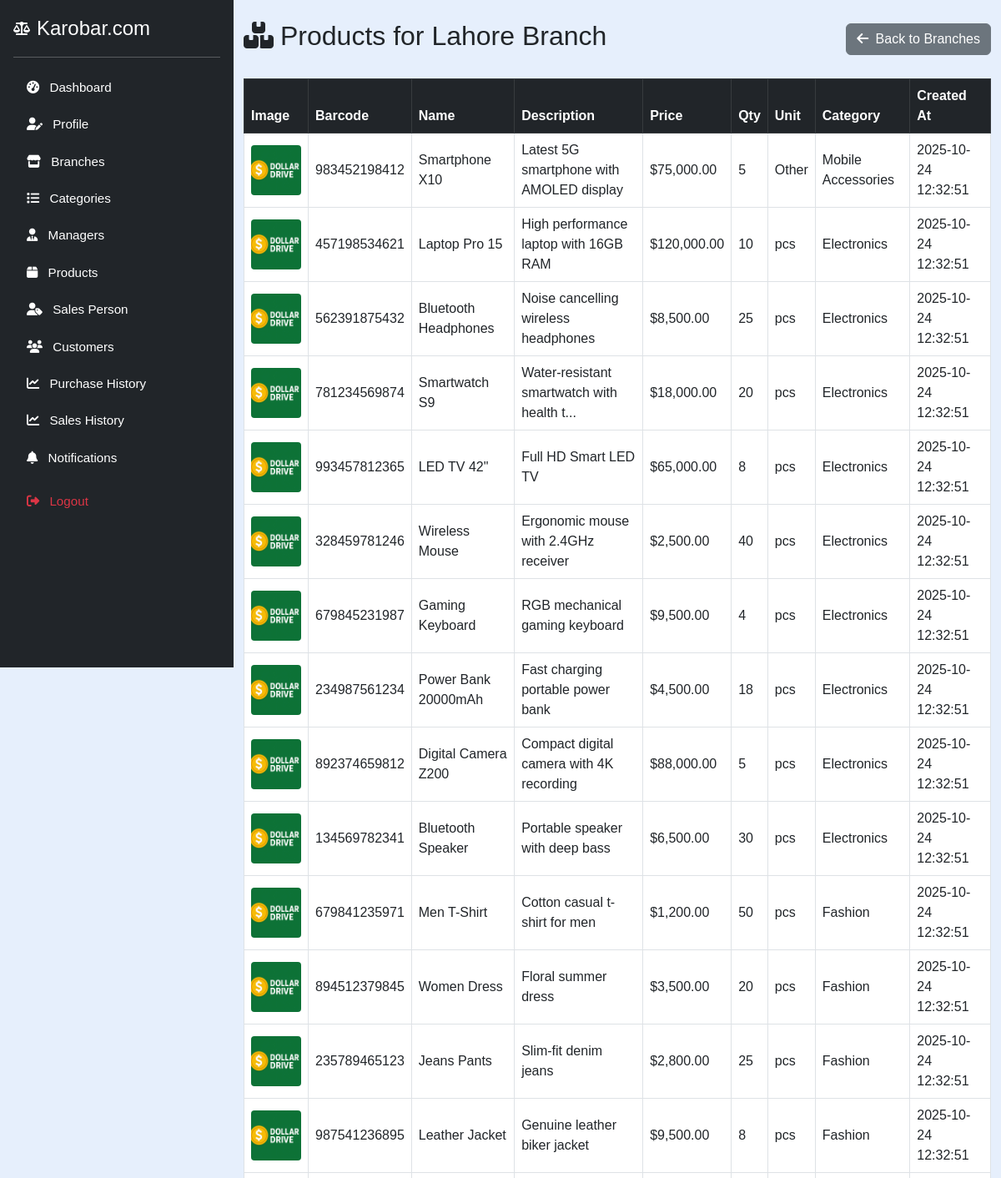
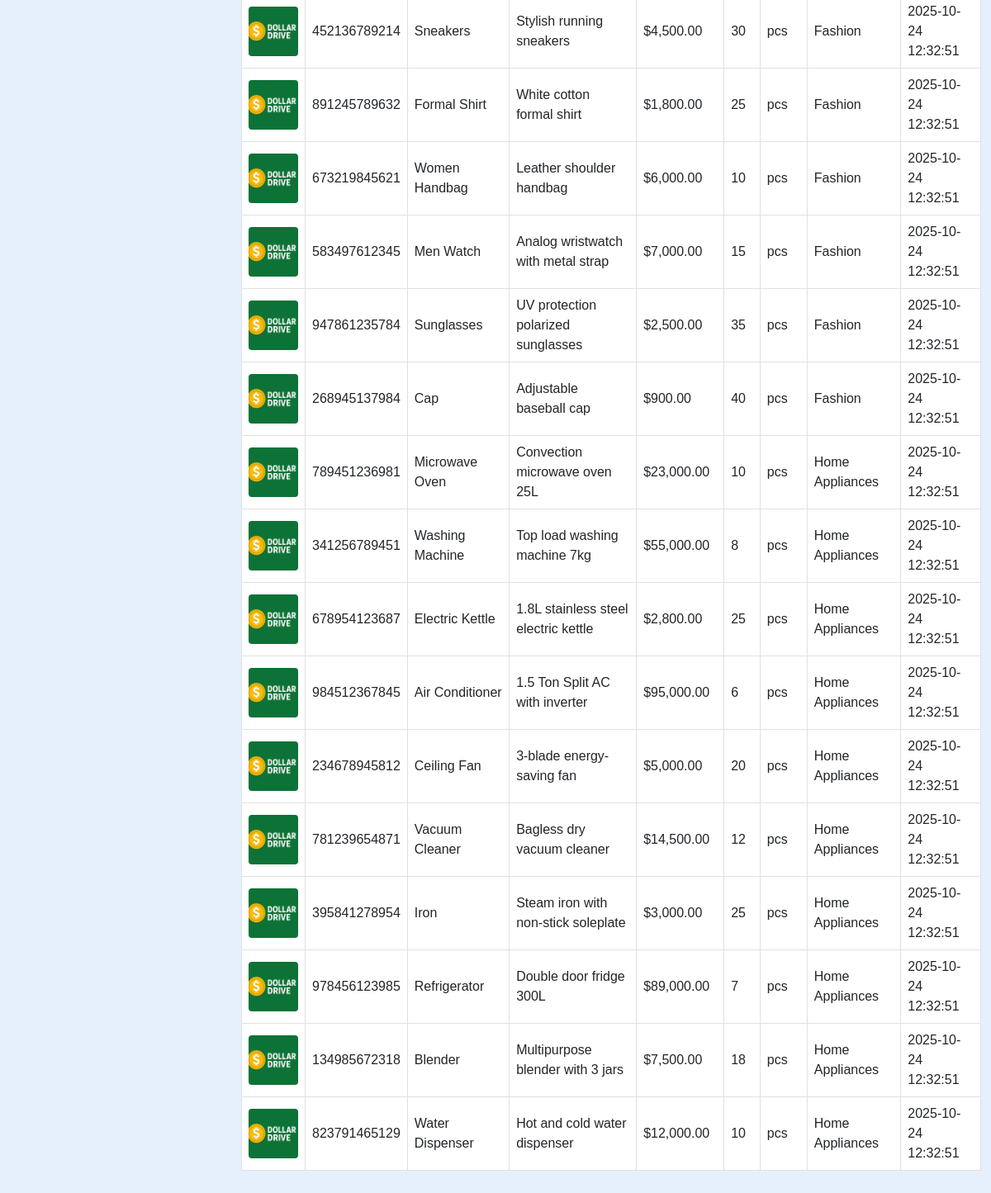
Page /owner/branch_products.php?branch_id=1 (signed in) on the earlier database version (2 pictures, top to bottom).
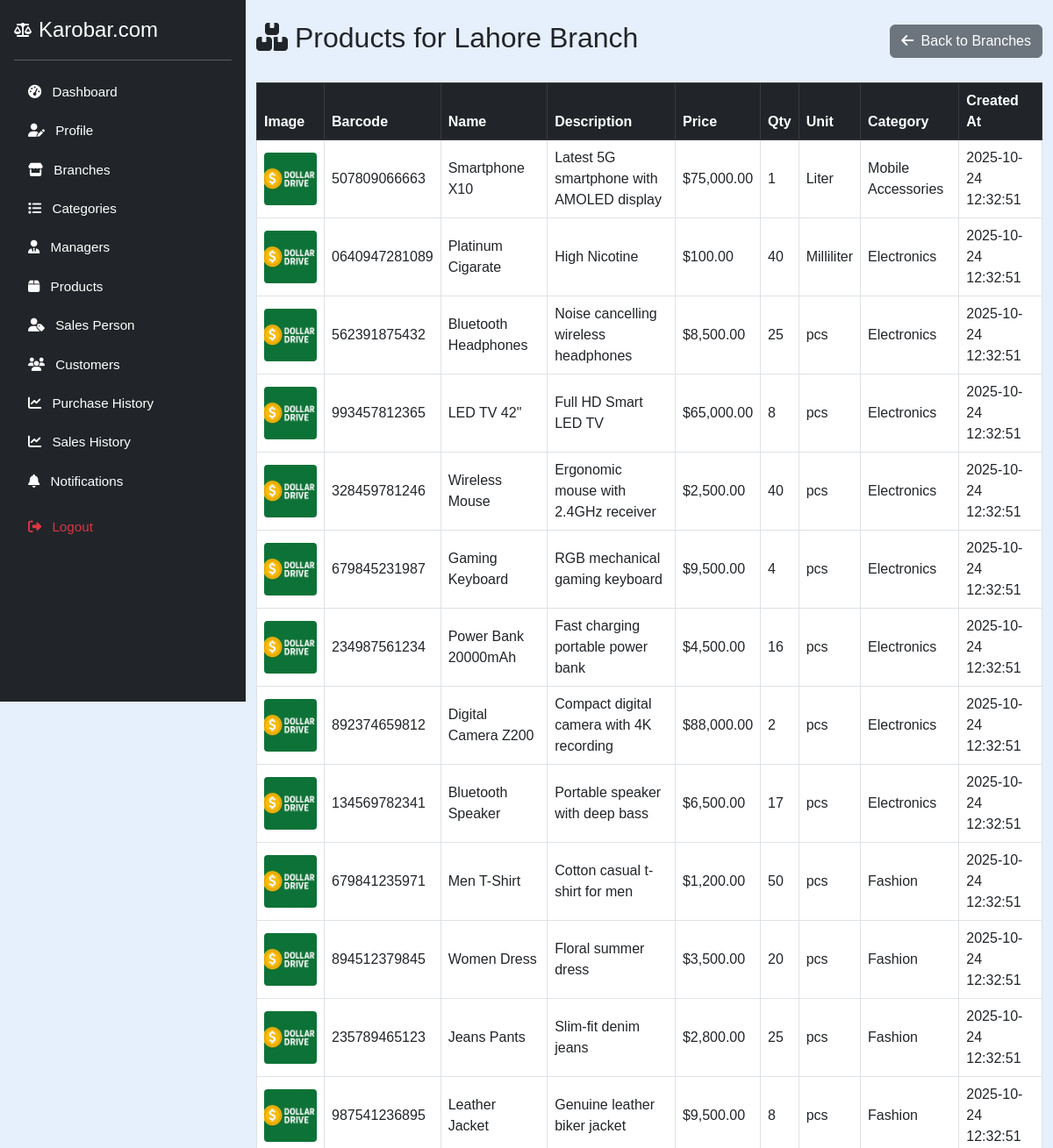
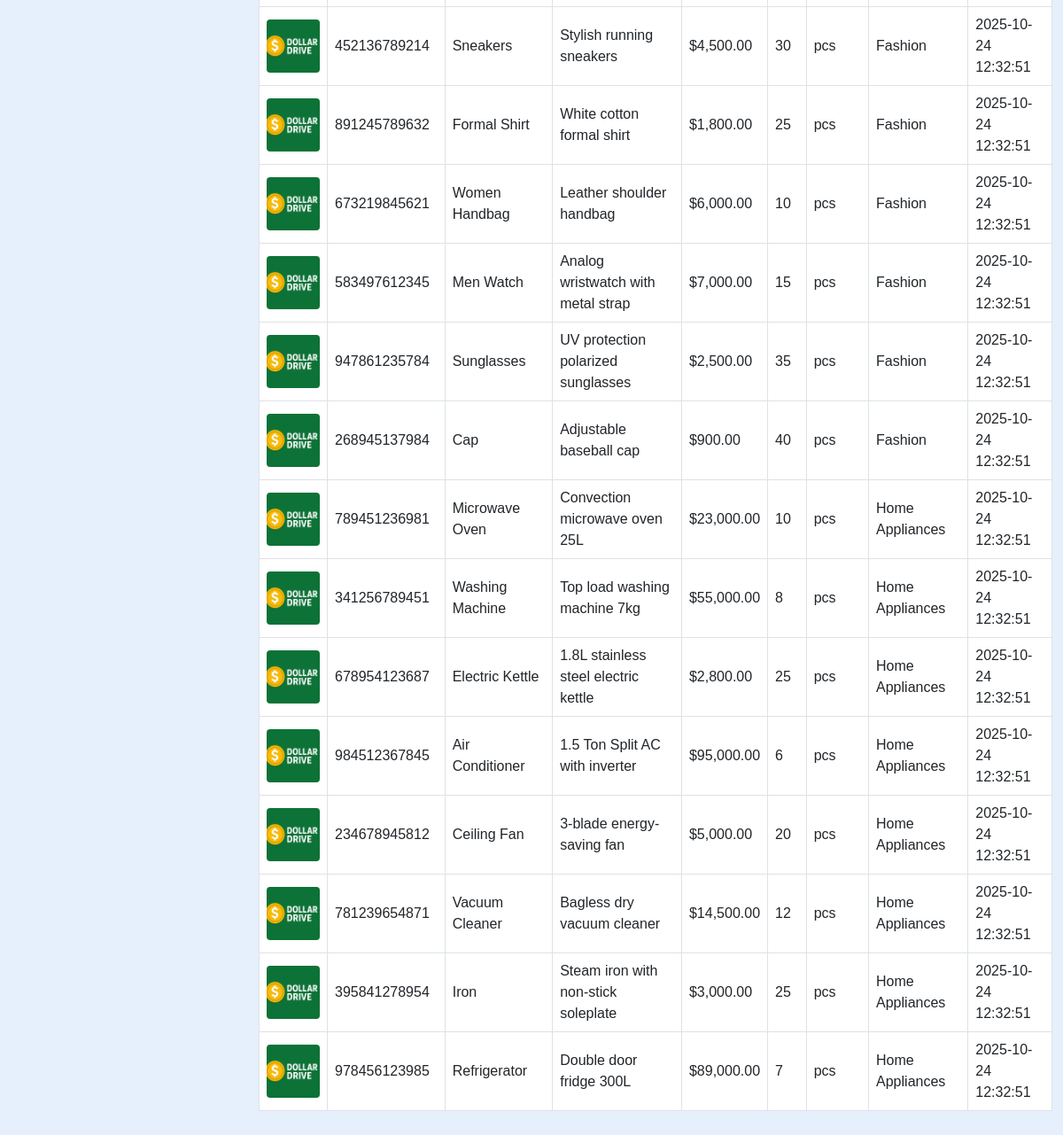
Same page on the later database version (2 pictures, top to bottom).
### tables this page shows
CREATE TABLE `branches` (
  `id` int(11) NOT NULL,
  `owner_id` int(11) NOT NULL,
  `name` varchar(255) NOT NULL,
  `location` varchar(255) NOT NULL,
  `created_at` datetime DEFAULT current_timestamp()
);

CREATE TABLE `products` (
  `id` int(11) NOT NULL,
  `branch_id` int(11) NOT NULL,
  `barcode_id` varchar(100) NOT NULL,
  `name` varchar(255) NOT NULL,
  `description` text DEFAULT NULL,
  `price` decimal(10,2) NOT NULL DEFAULT 0.00,
  `quantity` int(11) NOT NULL DEFAULT 0,
  `low_stock_threshold` int(10) UNSIGNED NOT NULL DEFAULT 0,
  `image` varchar(255) DEFAULT NULL,
  `created_at` datetime DEFAULT current_timestamp(),
  `category_id` int(11) NOT NULL,
  `unit` varchar(50) NOT NULL
);

CREATE TABLE `categories` (
  `id` int(11) NOT NULL,
  `owner_id` int(11) NOT NULL,
  `name` varchar(255) NOT NULL,
  `created_at` timestamp NOT NULL DEFAULT current_timestamp()
);

### owner/branch_products.php (the view, shortened to what this page needs)
<?php
include('../config.php');
$owner_id = $_SESSION["id"];
$branch_id = isset($_GET['branch_id']) ? (int)$_GET['branch_id'] : 0;
$stmt = $conn->prepare("SELECT name FROM branches WHERE id = ? AND owner_id = ?");
$stmt->bind_param("ii", $branch_id, $owner_id);
$stmt->execute();
$result = $stmt->get_result();
$branch = $result->fetch_assoc();
$sql = "
    SELECT p.id, p.barcode_id, p.name, p.description, p.price, p.quantity, p.unit, p.image, p.created_at,
           c.name AS category_name
    FROM products p
    INNER JOIN branches b ON p.branch_id = b.id
    INNER JOIN categories c ON p.category_id = c.id
    WHERE p.branch_id = ? AND b.owner_id = ?
    ORDER BY p.created_at DESC
";
$stmt = $conn->prepare($sql);
$stmt->bind_param("ii", $branch_id, $owner_id);
$stmt->execute();
$products = $stmt->get_result()->fetch_all(MYSQLI_ASSOC);
?>
<!DOCTYPE html>
<html lang="en">
<head>
    <link href="https://cdn.jsdelivr.net/npm/bootstrap@5.3.0/dist/css/bootstrap.min.css" rel="stylesheet" />
    <link href="https://cdnjs.cloudflare.com/ajax/libs/font-awesome/6.4.0/css/all.min.css" rel="stylesheet" />
</head>
<body>
<?php include('sidebar.php'); ?>
<div class="container py-4">
    <div class="d-flex justify-content-between align-items-center mb-4">
        <h2><i class="fas fa-boxes me-2"></i>Products for <?php echo htmlspecialchars($branch['name']); ?></h2>
        <a href="branches.php" class="btn btn-secondary"><i class="fas fa-arrow-left me-1"></i> Back to Branches</a>
    </div>
    <table class="table table-bordered table-hover align-middle">
        <thead class="table-dark">
            <tr>
                <th>Image</th>
                <th>Barcode</th>
                <th>Name</th>
                <th>Description</th>
                <th>Price</th>
                <th>Qty</th>
                <th>Unit</th>
                <th>Category</th>
                <th>Created At</th>
            </tr>
        </thead>
        <tbody id="productsTableBody">
            <?php if (count($products) === 0): ?>
                <tr><td colspan="9" class="text-center">No products found for this branch.</td></tr>
            <?php else: ?>
                <?php foreach ($products as $p): ?>
                    <tr data-id="<?= $p['id'] ?>">
                        <td><img src="images/<?= htmlspecialchars($p['image']) ?>" alt="Product Image" class="product-image-thumb"></td>
                        <td><?= htmlspecialchars($p['barcode_id']) ?></td>
                        <td><?= htmlspecialchars($p['name']) ?></td>
                        <td><?= htmlspecialchars(strlen($p['description']) > 40 ? substr($p['description'], 0, 40).'...' : $p['description']) ?></td>
                        <td>$<?= number_format($p['price'], 2) ?></td>
                        <td><?= (int)$p['quantity'] ?></td>
                        <td><?= htmlspecialchars($p['unit']) ?></td>
                        <td><?= htmlspecialchars($p['category_name']) ?></td>
                        <td><?= htmlspecialchars($p['created_at']) ?></td>
                    </tr>
                <?php endforeach; ?>
            <?php endif; ?>
        </tbody>
    </table>
</div>
</body>
</html>

### owner/sidebar.php (shortened to what this page needs)
<!DOCTYPE html>
<html lang="en">
<head>
  <link href="https://cdn.jsdelivr.net/npm/bootstrap@5.3.0/dist/css/bootstrap.min.css" rel="stylesheet" />
  <link href="https://cdnjs.cloudflare.com/ajax/libs/font-awesome/6.6.0/css/all.min.css" rel="stylesheet" />
</head>
<body>
<nav class="sidebar">
  <a href="#" class="d-flex align-items-center mb-3 text-white text-decoration-none">
    <i class="fas fa-scale-balanced me-2"></i>
    <span class="fs-4">Karobar.com</span>
  </a>
  <hr>
  <?php $page = basename($_SERVER['PHP_SELF']); ?>
  <ul class="nav nav-pills flex-column gap-1">
    <li class="nav-item">
      <a class="nav-link <?= $page=='owner_dashboard.php'?'active':'' ?>" href="owner_dashboard.php">
        <i class="fas fa-tachometer-alt me-2"></i> Dashboard
      </a>
    </li>
    <li class="nav-item">
      <a class="nav-link <?= $page=='update_profile.php'?'active':'' ?>" href="update_profile.php">
        <i class="fas fa-user-edit me-2"></i> Profile
      </a>
    </li>
    <li class="nav-item">
      <a class="nav-link <?= $page=='branches.php'?'active':'' ?>" href="branches.php">
        <i class="fas fa-store me-2"></i> Branches
      </a>
    </li>
    <li class="nav-item">
      <a class="nav-link <?= $page=='categories.php'?'active':'' ?>" href="categories.php">
        <i class="fas fa-list me-2"></i> Categories
      </a>
    </li>
    <li class="nav-item">
      <a class="nav-link <?= $page=='managers.php'?'active':'' ?>" href="managers.php">
        <i class="fas fa-user-tie me-2"></i> Managers
      </a>
    </li>
    <li class="nav-item">
      <a class="nav-link <?= $page=='products.php'?'active':'' ?>" href="products.php">
        <i class="fas fa-box me-2"></i> Products
      </a>
    </li>
    <li class="nav-item">
      <a class="nav-link <?= $page=='salespersons.php'?'active':'' ?>" href="salespersons.php">
        <i class="fas fa-user-tag me-2"></i> Sales Person
      </a>
    </li>
    <li class="nav-item">
      <a class="nav-link <?= $page=='customers.php'?'active':'' ?>" href="customers.php">
        <i class="fas fa-users me-2"></i> Customers
      </a>
    </li>
    <li class="nav-item">
      <a class="nav-link <?= $page=='owner_purchase_history.php'?'active':'' ?>" href="owner_purchase_history.php">
        <i class="fas fa-chart-line me-2"></i> Purchase History
      </a>
    </li>
    <li class="nav-item">
      <a class="nav-link <?= $page=='sales_history.php'?'active':'' ?>" href="sales_history.php">
        <i class="fas fa-chart-line me-2"></i> Sales History
      </a>
    </li>
    <li class="nav-item">
      <a class="nav-link <?= $page=='notifications.php'?'active':'' ?>" href="notifications.php">
        <i class="fas fa-bell me-2"></i> Notifications
      </a>
    </li>
    <li class="nav-item mt-2">
      <a class="nav-link text-danger" href="logout.php">
        <i class="fas fa-sign-out-alt me-2"></i> Logout
      </a>
    </li>
  </ul>
</nav>
</body>
</html>

### owner/branch_products.php (style rules this page uses)
.product-image-thumb { width: 60px; height: 60px; object-fit: cover; border-radius: 4px; }

### owner/sidebar.php (style rules this page uses)
body { font-family: Arial, sans-serif; background-color: #e6effc; margin-left: 280px; }
nav.sidebar { width: 280px; height: 100vh; position: fixed; top: 0; left: 0; background-color: #212529; color: white; padding: 1rem; z-index: 1000; overflow-y: auto; }
.nav-link { font-size: 0.95rem; transition: background-color 0.3s; color: white; padding: 0.55rem 1rem; border-radius: 0.25rem; }

Differences in the rows shown:
removed products: image (picture), barcode "781234569874", name "Smartwatch S9", description "Water-resistant smartwatch with health t...", price "18,000.00", quantity "20", unit "pcs", category.name "Electronics", created_at "2025-10-24 12:32:51"
removed products: image (picture), barcode "134985672318", name "Blender", description "Multipurpose blender with 3 jars", price "7,500.00", quantity "18", unit "pcs", category.name "Home Appliances", created_at "2025-10-24 12:32:51"
removed products: image (picture), barcode "823791465129", name "Water Dispenser", description "Hot and cold water dispenser", price "12,000.00", quantity "10", unit "pcs", category.name "Home Appliances", created_at "2025-10-24 12:32:51"
changed products "Smartphone X10": barcode "983452198412" → "507809066663"; quantity "5" → "1"; unit "Other" → "Liter"
changed products: barcode "457198534621" → "0640947281089"; name "Laptop Pro 15" → "Platinum Cigarate"; description "High performance laptop with 16GB RAM" → "High Nicotine"; price "120,000.00" → "100.00"; quantity "10" → "40"; unit "pcs" → "Milliliter"
changed products "Power Bank 20000mAh": quantity "18" → "16"
changed products "Digital Camera Z200": quantity "5" → "2"
changed products "Bluetooth Speaker": quantity "30" → "17"
